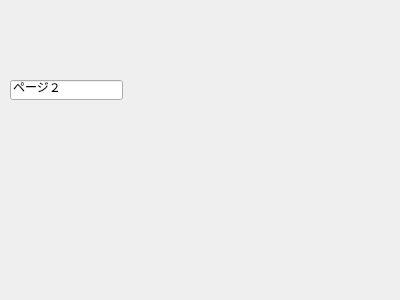
<?xml version="1.0" encoding="UTF-8"?>
<ui version="4.0">
 <class>Dialog</class>
 <widget class="QDialog" name="Dialog">
  <property name="geometry">
   <rect>
    <x>0</x>
    <y>0</y>
    <width>400</width>
    <height>300</height>
   </rect>
  </property>
  <property name="windowTitle">
   <string>Dialog</string>
  </property>
  <widget class="QLineEdit" name="lineedit2">
   <property name="geometry">
    <rect>
     <x>10</x>
     <y>80</y>
     <width>113</width>
     <height>20</height>
    </rect>
   </property>
   <property name="text">
    <string>ページ２</string>
   </property>
  </widget>
 </widget>
 <resources/>
 <connections/>
</ui>
